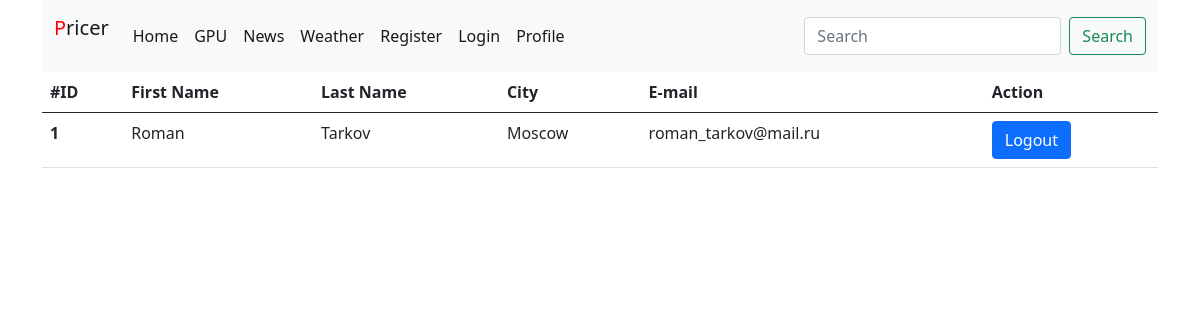
The app's page /profile (signed in) with its own data.
### webapp/model.py (models this page shows, shortened)
class User(db.Model, UserMixin):
    id = db.Column(db.Integer, primary_key=True)
    email = db.Column(db.String(50), unique=True)
    password = db.Column(db.String(500), nullable=True)  # не пустое, под хеш пароля
    role = db.Column(db.String(10), index=True)
    firstname = db.Column(db.String(50))
    lastname = db.Column(db.String(50))
    city = db.Column(db.String(100))
    date = db.Column(db.DateTime, default=datetime.utcnow)

### webapp/__init__.py (the view)
    @app.route('/profile')
    @login_required
    def profile():
        user = User.query.filter(User.id == current_user.get_id()).first()
        return render_template('profile.html', menu=menu, title='Profile', user=user)

### webapp/templates/profile.html
{% extends 'base.html' %}
{% block content %}
{{ super() }}
<div class="container">
    <div class="row">
        <div class="col">
            <table class="table">
                <thead>
                    <tr>
                        <th scope="col">#ID</th>
                        <th scope="col">First Name</th>
                        <th scope="col">Last Name</th>
                        <th scope="col">City</th>
                        <th scope="col">E-mail</th>
                        <th scopre="col">Action</th>
                    </tr>
                </thead>
                <tbody>
                    <tr>
                        <th scope="row">{{ user.id }}</th>
                        <td>{{ user.firstname.capitalize()}}</td>
                        <td>{{ user.lastname.capitalize()}}</td>
                        <td>{{ user.city.capitalize() }}</td>
                        <td>{{ user.email }}</td>
                        <td>
                            <a class="btn btn-primary" href="{{ url_for('logout') }}" role="button">Logout</a>
                        </td>
                    </tr>
                </tbody>
            </table>
        </div>
    </div>
</div>
{% endblock %}

### records on screen
User: id "1", firstname "Roman", lastname "Tarkov", city "Moscow", email "roman_tarkov@mail.ru"

### other values on screen
{{ title }} "Home" "GPU" "News" "Weather" "Register" "Login" "Profile"
